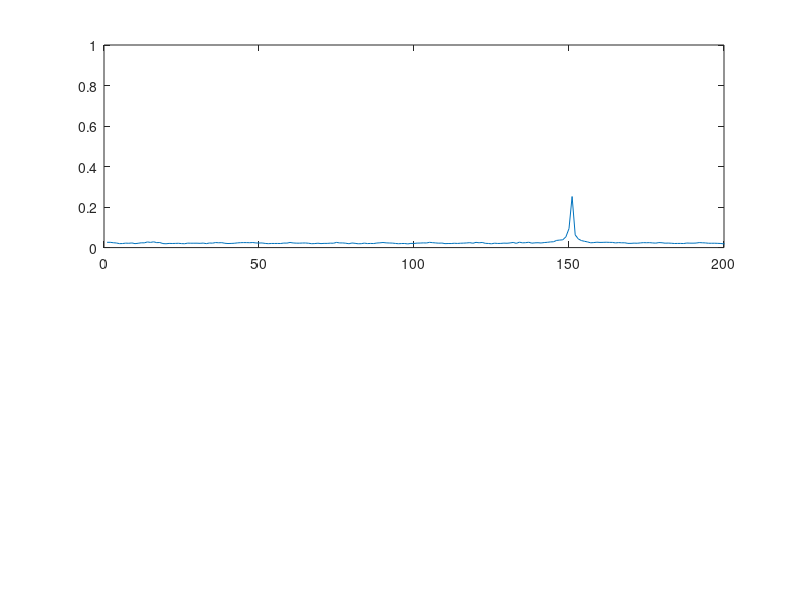
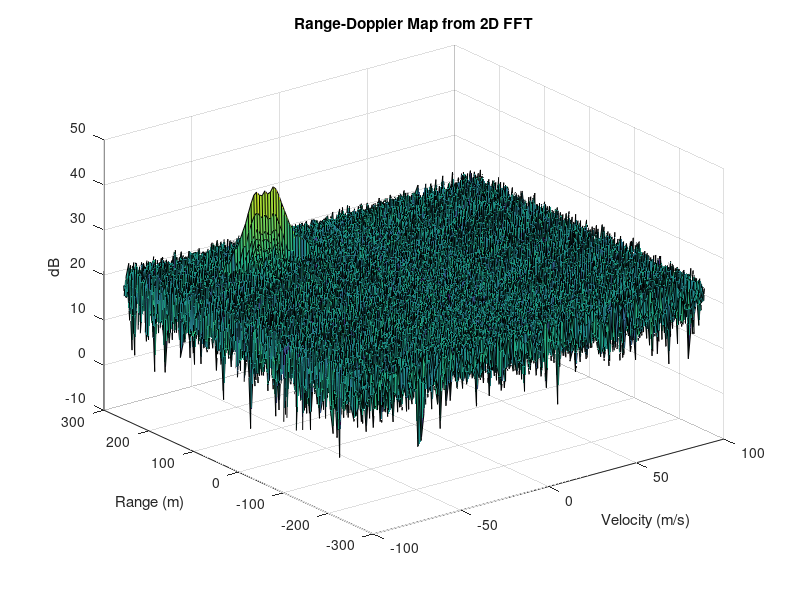
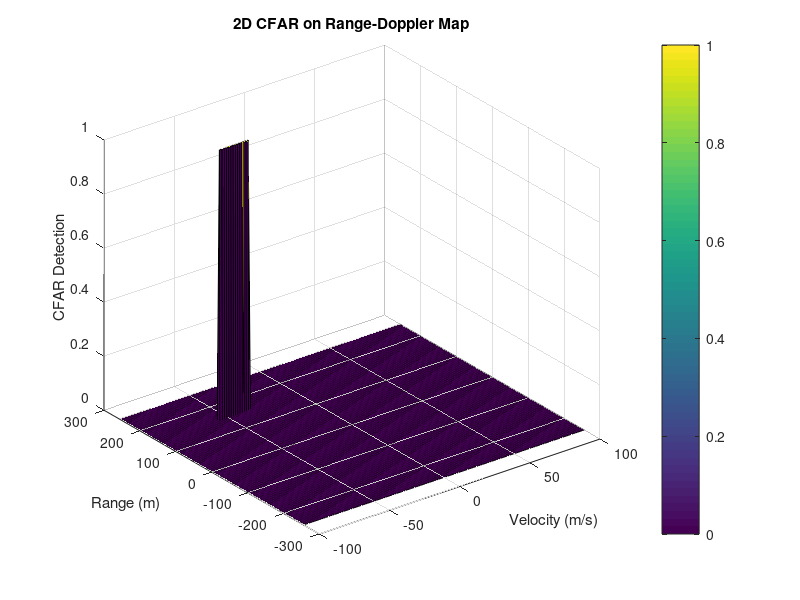

The MATLAB script that drew these images, in order:
clear all
clc;

%% Radar Specifications 
%%%%%%%%%%%%%%%%%%%%%%%%%%%
% Frequency of operation = 77GHz
% Max Range = 200m
% Range Resolution = 1 m
% Max Velocity = 100 m/s
%%%%%%%%%%%%%%%%%%%%%%%%%%%
max_range = 200;

%speed of light = 3e8
c = 3e8;
%% User Defined Range and Velocity of target
% *%DONE* :
% define the target's initial position and velocity. Note : Velocity
% remains contant
R = 150; % initial range of the target in meters
v = -50; % velocity of the target in m/s (negative indicates moving towards the radar)


%% FMCW Waveform Generation

% *%DONE* :
%Design the FMCW waveform by giving the specs of each of its parameters.
% Calculate the Bandwidth (B), Chirp Time (Tchirp) and Slope (slope) of the FMCW
% chirp using the requirements above.
range_resolution = 1; % meter
B = c / (2 * range_resolution); % Bandwidth for the given range resolution
Tchirp = 5.5 * (2 * max_range / c); % Chirp time for the given maximum range
slope = B / Tchirp; % slope of FMCW chirp

disp(['slope: ', num2str(B)]);


%Operating carrier frequency of Radar 
fc= 77e9;             %carrier freq

                                                          
%The number of chirps in one sequence. Its ideal to have 2^ value for the ease of running the FFT
%for Doppler Estimation. 
Nd=128;                   % #of doppler cells OR #of sent periods % number of chirps

%The number of samples on each chirp. 
Nr=1024;                  %for length of time OR # of range cells

% Timestamp for running the displacement scenario for every sample on each
% chirp
t=linspace(0,Nd*Tchirp,Nr*Nd); %total time for samples


%Creating the vectors for Tx, Rx and Mix based on the total samples input.
Tx=zeros(1,length(t)); %transmitted signal
Rx=zeros(1,length(t)); %received signal
Mix = zeros(1,length(t)); %beat signal

%Similar vectors for range_covered and time delay.
r_t=zeros(1,length(t));
td=zeros(1,length(t));


%% Signal generation and Moving Target simulation
% Running the radar scenario over the time. 

for i=1:length(t)         
    % *%DONE* :
    %For each time stamp update the Range of the Target for constant velocity. 
    r_t(i) = R + v * t(i);
    td(i) = 2 * r_t(i) / c;
    
    % *%DONE* :
    %For each time sample we need update the transmitted and
    %received signal. 
    Tx(i) = cos(2 * pi * (fc * t(i) + (slope * t(i)^2) / 2));
    Rx(i) = cos(2 * pi * (fc * (t(i) - td(i)) + (slope * (t(i) - td(i))^2) / 2));
    
    % *%DONE* :
    %Now by mixing the Transmit and Receive generate the beat signal
    %This is done by element wise matrix multiplication of Transmit and
    %Receiver Signal
    Mix(i) = Tx(i) .* Rx(i);
    
end

%% RANGE MEASUREMENT


 % *%DONE* :
%reshape the vector into Nr*Nd array. Nr and Nd here would also define the size of
%Range and Doppler FFT respectively.
Mix = reshape(Mix, [Nr, Nd]);

 % *%DONE* :
%run the FFT on the beat signal along the range bins dimension (Nr) and
%normalize.
sig_fft = fft(Mix, [], 1)./Nr; % FFT along the range bins

 % *%DONE* :
% Take the absolute value of FFT output
sig_fft = abs(sig_fft);

% Find the largest value for each row
sig_fft = max(sig_fft, [], 2);

 % *%DONE* :
% Output of FFT is double sided signal, but we are interested in only one side of the spectrum.
% Hence we throw out half of the samples.
sig_fft = sig_fft(1:Nr/2);


%plotting the range
figure('Name', 'Range from First FFT')
title('Range from First FFT')
subplot(2,1,1)

 % *%DONE* :
 % plot FFT output 
plot(sig_fft(:, 1)); % plot the first column of FFT results
axis ([0 200 0 1]);


%% RANGE DOPPLER RESPONSE
% The 2D FFT implementation is already provided here. This will run a 2DFFT
% on the mixed signal (beat signal) output and generate a range doppler
% map. You will implement CFAR on the generated RDM

% Range Doppler Map Generation.

% The output of the 2D FFT is an image that has reponse in the range and
% doppler FFT bins. So, it is important to convert the axis from bin sizes
% to range and doppler based on their Max values.

Mix = reshape(Mix, [Nr, Nd]);

% 2D FFT using the FFT size for both dimensions.
sig_fft2 = fft2(Mix, Nr, Nd);

% Taking just one side of signal from Range dimension.
sig_fft2 = sig_fft2(1:Nr/2, 1:Nd);
sig_fft2 = fftshift(sig_fft2);
RDM = abs(sig_fft2);
RDM = 10 * log10(RDM);

% Use the surf function to plot the output of 2DFFT and to show axis in both dimensions
doppler_axis = linspace(-100, 100, Nd);
range_axis = linspace(-200, 200, Nr/2) * ((Nr/2) / 400);
figure, surf(doppler_axis, range_axis, RDM);
title('Range-Doppler Map from 2D FFT')
ylabel('Range (m)')
xlabel('Velocity (m/s)')
zlabel('dB')

%% CFAR implementation

% Slide Window through the complete Range Doppler Map

% *%DONE* : Select the number of Training Cells in both the dimensions.
Tr = 8;  % Training cells in range dimension
Td = 8;   % Training cells in doppler dimension

% *%DONE* : Select the number of Guard Cells in both dimensions around the Cell under test (CUT) for accurate estimation
Gr = 4;   % Guard cells in range dimension
Gd = 4;   % Guard cells in doppler dimension

% *%DONE* : offset the threshold by SNR value in dB
offset = 6;  % SNR offset in dB

% *%DONE* : Create a vector to store noise_level for each iteration on training cells
cfar_map = zeros(Nr/2, Nd); % Only half of symmetry considered

totalCells = (2 * (Tr + Gr) + 1) * (2 * (Td + Gd) + 1);
guardCells = (2 * Gr + 1) * (2 * Gd + 1);
trainingCells = totalCells - guardCells;

% *%DONE* :
%design a loop such that it slides the CUT across range doppler map by
%giving margins at the edges for Training and Guard Cells.
%For every iteration sum the signal level within all the training
%cells. To sum convert the value from logarithmic to linear using db2pow
%function. Average the summed values for all of the training
%cells used. After averaging convert it back to logarithimic using pow2db.
%Further add the offset to it to determine the threshold. Next, compare the
%signal under CUT with this threshold. If the CUT level > threshold assign
%it a value of 1, else equate it to 0.

% Use RDM[x,y] as the matrix from the output of 2D FFT for implementing
% CFAR

% Precompute power values of the RDM
powerRDM = db2pow(RDM);

% Range
for i = (Tr + Gr + 1) : (Nr/2 - Tr - Gr) 

   % Doppler
   for j = (Td + Gd + 1) : (Nd - Td - Gd)

        % Extract the patch for processing
        patch = powerRDM((i - Tr - Gr) : (i + Tr + Gr), (j - Td - Gd) : (j + Td + Gd));

        % Mask for guard cells and the Cell Under Test (CUT)
        mask = ones(size(patch));
        mask((Tr + 1) : (end - Tr), (Td + 1) : (end - Td)) = 0;
        
        % Calculate the training cell noise level
        noiseLevelSum = sum(patch(mask == 1));
        avgNoiseLevel = noiseLevelSum / trainingCells;
        noiseThreshold = pow2db(avgNoiseLevel * offset);

        % CFAR detection logic
        if RDM(i, j) > noiseThreshold
            cfar_map(i, j) = 1;
        end
   end
end

% *%DONE* :
% The process above will generate a thresholded block, which is smaller 
% than the Range Doppler Map as the CUT cannot be located at the edges of
% matrix. Hence, few cells will not be thresholded. To keep the map size same
% set those values to 0.

cfar_map(1:(Tr+Gr), :) = 0;
cfar_map((end-Tr-Gr+1):end, :) = 0;
cfar_map(:, 1:(Td+Gd)) = 0;
cfar_map(:, (end-Td-Gd+1):end) = 0;

% Display the CFAR output using the Surf function like we did for Range Doppler Response output.
figure, surf(doppler_axis, range_axis, cfar_map);
colorbar;
title('2D CFAR Range Doppler Map');
title("2D CFAR on Range-Doppler Map")
xlabel('Velocity (m/s)')
ylabel('Range (m)')
zlabel('CFAR Detection')
 